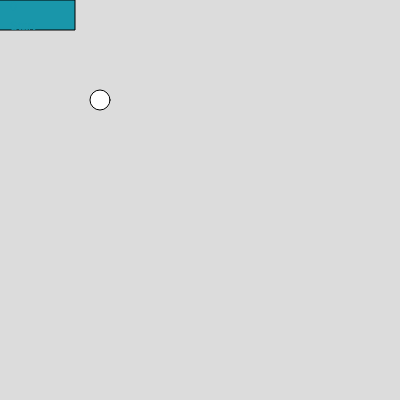
Frame 1 (no input)
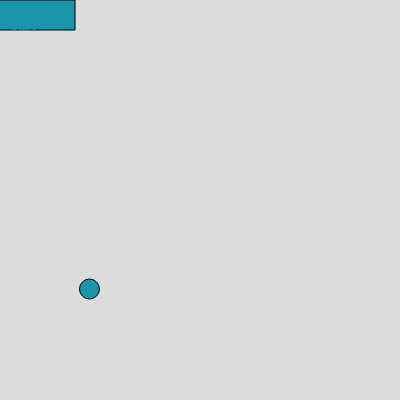
Frame 60 (no input)
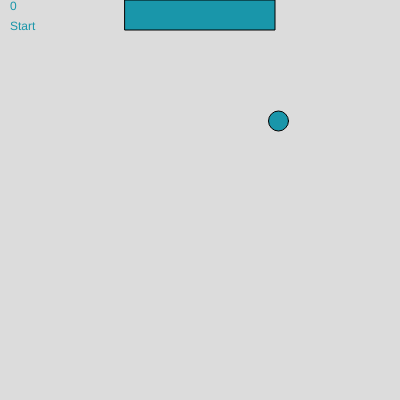
Frame 120 (the mouse pressed at the canvas centre since frame 60)

The p5.js sketch that drew these frames (run headless with seeded random() and noise() and a simulated clock; from frame 60 on, the mouse is pressed at the canvas centre):

// p5.js sketch
// ── sketch.js
var ball_x = 100;
var ball_y = 100;

var directionX = 1.5;
var directionY = 1;

var speed = 7; //constant (but more fun to change)

var score;
var promptText = "Try To Win";

var paddle_width = 150; //constant
var paddle_height = 30; //constant

function setup() {
  createCanvas(400, 400);
  rectMode(CENTER);
  resetGame("Start");
}

function resetGame(input){
  score = 0;
  promptText = input;
}

function draw() {
  background(220);
  ballBounce();

  paddle();
  text(score,10,10);
  if (score >=3) {
    resetGame("Win")
  }
  text(promptText, 10,30);
}



function paddle() {
  //bounce off paddle
  if (ball_y < paddle_height &&
    ball_x > mouseX - paddle_width / 2 &&
    ball_x < mouseX + paddle_width / 2) {
    directionY = -directionY
    score++;
  }

  //draw paddle
  fill(25,150,170);
  rect(mouseX, paddle_height / 2, paddle_width, paddle_height);
}

function ballBounce() {

  ellipse(ball_x, ball_y, 20, 20);
  ball_x += directionX * speed ;
  ball_y += directionY * speed;

  //bounce off walls
  if (ball_x >= width || ball_x <= 0) {
    directionX = -directionX
  }
  if (ball_y >= height || ball_y <= 0) {
    directionY = -directionY
  }
}
